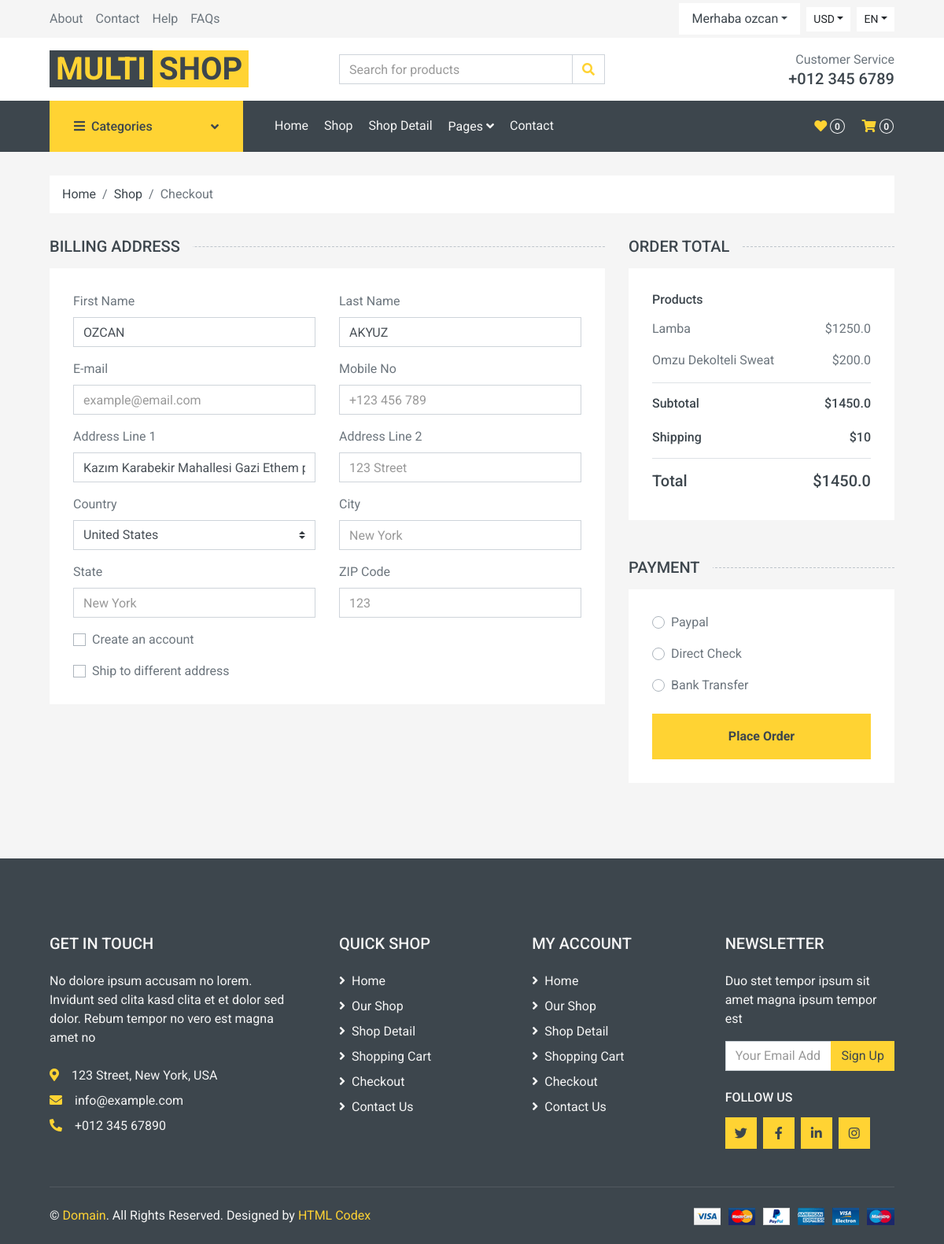
Before: /order/orderproduct/ (signed in) with the older database file.
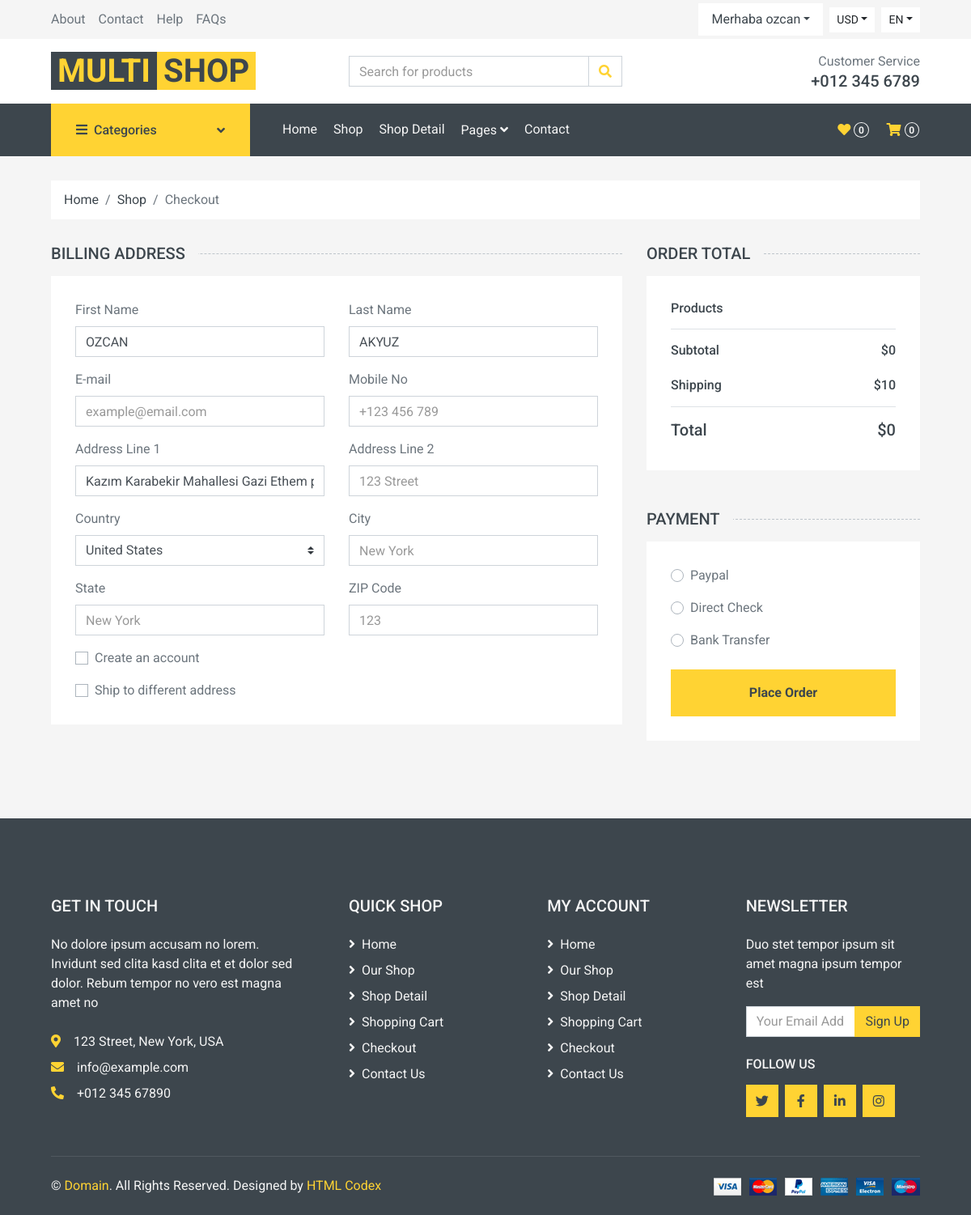
After: the same page with the newer database file.
### order/models.py (models this page shows)
class ShopCart(models.Model):
    user = models.ForeignKey(User, on_delete=models.SET_NULL, null=True)
    product = models.ForeignKey(Product, on_delete=models.SET_NULL, null=True)
    quantity = models.IntegerField()
    def __str__(self):
        return self.product.title
    @property
    def price(self):
        return (self.product.price)
    @property
    def amount(self):
        return (self.quantity * self.product.price)

### product/models.py (models this page shows, shortened)
class Product(models.Model):
    STATUS = (('True', 'Evet'),
            ('False', 'Hayir'), )
    category = models.ForeignKey(Category, on_delete=models.CASCADE) #many to one relation with Category
    title = models.CharField(max_length=150)
    keywords = models.CharField(max_length=255)
    description = models.TextField(max_length=255)
    image = models.ImageField(blank=True, upload_to='images/')
    price= models.FloatField()
    amount = models.IntegerField(default=0)
    detail = models.TextField()
    status = models.CharField(max_length=10,choices=STATUS)
    slug = models.SlugField(null=False, unique=True)
    create_at = models.DateTimeField(auto_now_add=True)
    update_at = models.DateTimeField(auto_now=True)
    def category_tag(self):
        return self.category
    category_tag.short_description = "Kategori"
    def image_tag(self):
        return mark_safe('<img src="{}" height="50"/>'.format(self.image.url))
    image_tag.short_description = 'Image'

### order/views.py (the view, shortened to what this page needs)
# urls.py: path('orderproduct/', views.orderproduct, name='orderproduct'),
def orderproduct(request):
    current_user = request.user
    shopcart = ShopCart.objects.filter(user_id=current_user.id)
    total = 0
    for rs in shopcart:
        total += rs.price * rs.quantity
    form= OrderForm()
    profile = UserProfile.objects.get(user_id=current_user.id)
    context = {'shopcart': shopcart,
               'total': total,
               'form': form,
               'profile': profile,
               }
    return render(request, 'checkout.html', context)

### order/models.py
class OrderForm(ModelForm):
    class Meta:
        model = Order
        fields = ['first_name','last_name','address','phone','city','country']

### home/templates/checkout.html (shortened to what the changed rows need)
{% extends 'homebase.html' %}
{% load static %}
{% block body %}
<form action="" method="post">
    <div class="container-fluid">
        <div class="row px-xl-5">
            <div class="col-lg-4">
                <div class="bg-light p-30 mb-5">
                    <div class="border-bottom">
                        {% for urun in shopcart %}
                        <div class="d-flex justify-content-between">
                            <p>{{ urun }}</p>
                            <p>${{ urun.amount }}</p>
                        </div>
                        {%  endfor %}
                    </div>
                    <div class="border-bottom pt-3 pb-2">
                        <div class="d-flex justify-content-between mb-3">
                            <h6>Subtotal</h6>
                            <h6>${{ total }}</h6>
                        </div>
                    </div>
                    <div class="pt-2">
                        <div class="d-flex justify-content-between mt-2">
                            <h5>Total</h5>
                            <h5>${{ total }}</h5>
                        </div>
                    </div>
                </div>
            </div>
        </div>
    </div>
{% endblock  %}

Changed rows visible on the page:
removed ShopCart: product.title "Lamba", amount "1250.0"
removed ShopCart: product.title "Omzu Dekolteli Sweat", amount "200.0"
Other visible differences:
{{ total }}: "1450.0" → "0"
